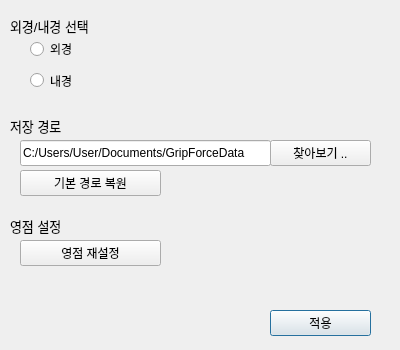
<?xml version="1.0" encoding="UTF-8"?>
<ui version="4.0">
 <class>Settings</class>
 <widget class="QDialog" name="Settings">
  <property name="geometry">
   <rect>
    <x>0</x>
    <y>0</y>
    <width>400</width>
    <height>350</height>
   </rect>
  </property>
  <property name="windowTitle">
   <string>Settings</string>
  </property>
  <widget class="QRadioButton" name="radioButton_1">
   <property name="geometry">
    <rect>
     <x>30</x>
     <y>37</y>
     <width>100</width>
     <height>24</height>
    </rect>
   </property>
   <property name="text">
    <string>외경</string>
   </property>
  </widget>
  <widget class="QRadioButton" name="radioButton_2">
   <property name="geometry">
    <rect>
     <x>30</x>
     <y>70</y>
     <width>100</width>
     <height>21</height>
    </rect>
   </property>
   <property name="text">
    <string>내경</string>
   </property>
  </widget>
  <widget class="QLabel" name="lblCom">
   <property name="geometry">
    <rect>
     <x>10</x>
     <y>10</y>
     <width>331</width>
     <height>31</height>
    </rect>
   </property>
   <property name="font">
    <font>
     <pointsize>10</pointsize>
    </font>
   </property>
   <property name="text">
    <string>외경/내경 선택</string>
   </property>
   <property name="alignment">
    <set>Qt::AlignmentFlag::AlignLeading|Qt::AlignmentFlag::AlignLeft|Qt::AlignmentFlag::AlignVCenter</set>
   </property>
  </widget>
  <widget class="QPushButton" name="applyButton">
   <property name="geometry">
    <rect>
     <x>270</x>
     <y>310</y>
     <width>101</width>
     <height>26</height>
    </rect>
   </property>
   <property name="text">
    <string>적용</string>
   </property>
  </widget>
  <widget class="QLabel" name="lblCom_2">
   <property name="geometry">
    <rect>
     <x>10</x>
     <y>210</y>
     <width>331</width>
     <height>31</height>
    </rect>
   </property>
   <property name="font">
    <font>
     <pointsize>10</pointsize>
    </font>
   </property>
   <property name="text">
    <string>영점 설정</string>
   </property>
   <property name="alignment">
    <set>Qt::AlignmentFlag::AlignLeading|Qt::AlignmentFlag::AlignLeft|Qt::AlignmentFlag::AlignVCenter</set>
   </property>
  </widget>
  <widget class="QPushButton" name="pushButton_Zero">
   <property name="geometry">
    <rect>
     <x>20</x>
     <y>240</y>
     <width>141</width>
     <height>26</height>
    </rect>
   </property>
   <property name="text">
    <string>영점 재설정</string>
   </property>
  </widget>
  <widget class="QLabel" name="lblCom_3">
   <property name="geometry">
    <rect>
     <x>10</x>
     <y>110</y>
     <width>331</width>
     <height>31</height>
    </rect>
   </property>
   <property name="font">
    <font>
     <pointsize>10</pointsize>
    </font>
   </property>
   <property name="text">
    <string>저장 경로</string>
   </property>
   <property name="alignment">
    <set>Qt::AlignmentFlag::AlignLeading|Qt::AlignmentFlag::AlignLeft|Qt::AlignmentFlag::AlignVCenter</set>
   </property>
  </widget>
  <widget class="QLineEdit" name="txtSavePath">
   <property name="geometry">
    <rect>
     <x>20</x>
     <y>140</y>
     <width>251</width>
     <height>26</height>
    </rect>
   </property>
   <property name="text">
    <string>C:/Users/User/Documents/GripForceData</string>
   </property>
  </widget>
  <widget class="QPushButton" name="btnBrowse">
   <property name="geometry">
    <rect>
     <x>270</x>
     <y>140</y>
     <width>101</width>
     <height>26</height>
    </rect>
   </property>
   <property name="text">
    <string>찾아보기 ..</string>
   </property>
  </widget>
  <widget class="QPushButton" name="btnResetPath">
   <property name="geometry">
    <rect>
     <x>20</x>
     <y>170</y>
     <width>141</width>
     <height>26</height>
    </rect>
   </property>
   <property name="text">
    <string>기본 경로 복원</string>
   </property>
  </widget>
 </widget>
 <resources/>
 <connections/>
</ui>
